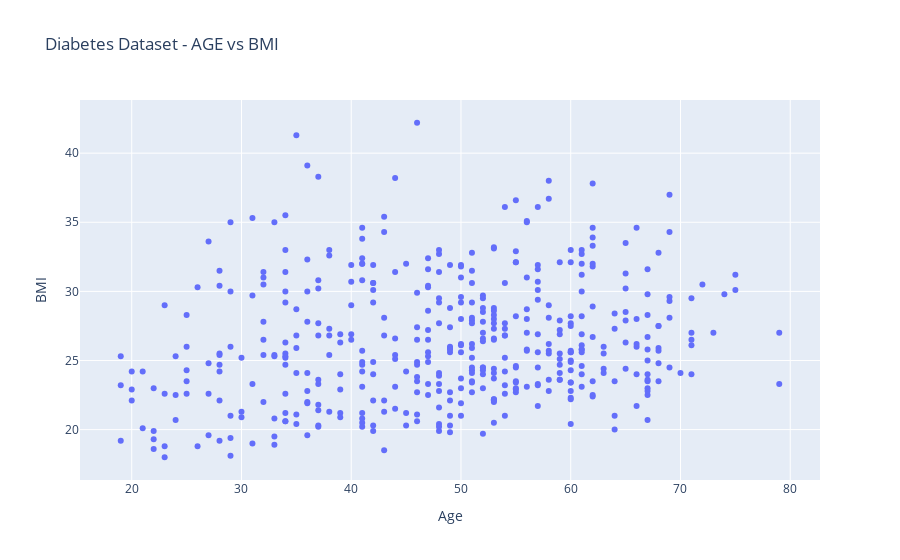

The notebook cell this image was saved under:
### Code cell
import plotly.graph_objs as go
d = [go.Scatter(x = df["AGE"],y = df["BMI"],mode = 'markers')]
layout = go.Layout(title='Diabetes Dataset - AGE vs BMI', xaxis=dict(title='Age'), yaxis=dict(title='BMI'))
fig = go.Figure(data=d, layout=layout)
fig

### Figure 1 — Plotly figure (JSON) as saved in the notebook; plotly's stock layout.template omitted (floating-point values rounded to 4 significant figures; data arrays with more than 128 entries replaced by an {"elided": "..."} marker saying what was removed)
{"data": [{"mode": "markers", "type": "scatter", "x": {"elided": "442 int values"}, "y": {"elided": "442 float values"}}], "layout": {"autosize": true, "title": {"text": "Diabetes Dataset - AGE vs BMI"}, "xaxis": {"autorange": true, "range": [15.31, 82.69], "title": {"text": "Age"}, "type": "linear"}, "yaxis": {"autorange": true, "range": [16.23, 43.97], "title": {"text": "BMI"}, "type": "linear"}}}
